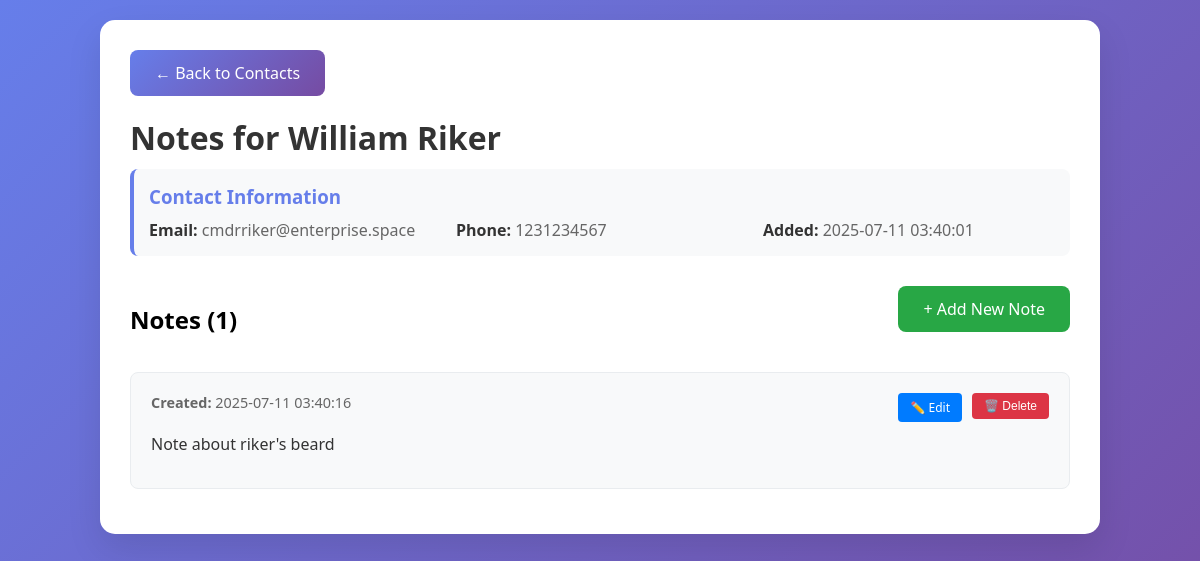
/contact/5/notes, run on the app's committed database.
### tables this page shows
CREATE TABLE contacts (
            id INTEGER PRIMARY KEY AUTOINCREMENT,
            first_name TEXT NOT NULL,
            last_name TEXT NOT NULL,
            email TEXT NOT NULL,
            phone TEXT NOT NULL,
            created_at TIMESTAMP DEFAULT CURRENT_TIMESTAMP
        );

CREATE TABLE notes (
            id INTEGER PRIMARY KEY AUTOINCREMENT,
            contact_id INTEGER NOT NULL,
            note_text TEXT NOT NULL,
            created_at TIMESTAMP DEFAULT CURRENT_TIMESTAMP,
            updated_at TIMESTAMP DEFAULT CURRENT_TIMESTAMP,
            FOREIGN KEY (contact_id) REFERENCES contacts (id) ON DELETE CASCADE
        );

### app.py (the view)
@app.route('/contact/<int:contact_id>/notes')
def view_contact_notes(contact_id):
    conn = get_db_connection()
    contact = conn.execute('SELECT * FROM contacts WHERE id = ?', (contact_id,)).fetchone()
    if not contact:
        flash('Contact not found', 'error')
        conn.close()
        return redirect(url_for('view_data'))
    notes = conn.execute('''
        SELECT * FROM notes
        WHERE contact_id = ?
        ORDER BY created_at DESC
    ''', (contact_id,)).fetchall()
    conn.close()
    return render_template('contact_notes.html', contact=contact, notes=notes)

### app.py (called while the page is built)
def get_db_connection():
    conn = sqlite3.connect(DATABASE)
    conn.row_factory = sqlite3.Row
    return conn

### templates/contact_notes.html (shortened to what this page needs)
<!DOCTYPE html>
<html lang="en">
<head>
</head>
<body>
    <div class="container">
        <a href="{{ url_for('view_data') }}" class="back-link">← Back to Contacts</a>
        <h1>Notes for {{ contact.first_name }} {{ contact.last_name }}</h1>
        <div class="contact-info">
            <h3>Contact Information</h3>
            <div class="contact-details">
                <div class="contact-detail">
                    <strong>Email:</strong> {{ contact.email }}
                </div>
                <div class="contact-detail">
                    <strong>Phone:</strong> {{ contact.phone }}
                </div>
                <div class="contact-detail">
                    <strong>Added:</strong> {{ contact.created_at }}
                </div>
            </div>
        </div>
        <div class="notes-section">
            <div class="notes-header">
                <h2>Notes ({{ notes|length }})</h2>
                <a href="{{ url_for('add_note', contact_id=contact.id) }}" class="add-note-btn">+ Add New Note</a>
            </div>
            {% if notes %}
                {% for note in notes %}
                <div class="note-card">
                    <div class="note-header">
                        <div class="note-meta">
                            <strong>Created:</strong> {{ note.created_at }}
                        </div>
                        <div class="note-actions">
                            <a href="{{ url_for('edit_note', contact_id=contact.id, note_id=note.id) }}" class="edit-btn">✏️ Edit</a>
                            <form method="POST" action="{{ url_for('delete_note', contact_id=contact.id, note_id=note.id) }}"
                                  style="display: inline;"
                                  onsubmit="return confirm('Are you sure you want to delete this note? This action cannot be undone.')">
                                <button type="submit" class="delete-btn">🗑️ Delete</button>
                            </form>
                        </div>
                    </div>
                    <div class="note-text">{{ note.note_text }}</div>
                </div>
                {% endfor %}
            {% else %}
                <div class="no-notes">
                    <p>No notes have been added for this contact yet.</p>
                    <p><a href="{{ url_for('add_note', contact_id=contact.id) }}" style="color: #667eea;">Add the first note</a></p>
                </div>
            {% endif %}
        </div>
    </div>
</body>
</html>

### templates/contact_notes.html (style rules this page uses)
* { margin: 0; padding: 0; box-sizing: border-box; }
body { font-family: 'Segoe UI', Tahoma, Geneva, Verdana, sans-serif; background: linear-gradient(135deg, #667eea 0%, #764ba2 100%); min-height: 100vh; padding: 20px; }
.container { background: white; padding: 30px; border-radius: 15px; box-shadow: 0 15px 35px rgba(0, 0, 0, 0.1); max-width: 1000px; margin: 0 auto; }
h1 { color: #333; margin-bottom: 10px; font-size: 2rem; }
.contact-info { background: #f8f9fa; padding: 15px; border-radius: 8px; margin-bottom: 20px; border-left: 4px solid #667eea; }
.contact-info h3 { color: #667eea; margin-bottom: 10px; }
.contact-details { display: grid; grid-template-columns: repeat(auto-fit, minmax(200px, 1fr)); gap: 15px; }
.contact-detail { color: #666; }
.contact-detail strong { color: #333; }
.back-link { display: inline-block; background: linear-gradient(135deg, #667eea 0%, #764ba2 100%); color: white; padding: 12px 25px; text-decoration: none; border-radius: 8px; transition: transform 0.2s ease; margin-bottom: 20px; }
.add-note-btn { background: #28a745; color: white; padding: 12px 25px; text-decoration: none; border-radius: 8px; transition: all 0.3s ease; margin-bottom: 20px; display: inline-block; font-weight: 500; }
.notes-section { margin-top: 30px; }
.notes-header { display: flex; justify-content: space-between; align-items: center; margin-bottom: 20px; flex-wrap: wrap; gap: 10px; }
.note-card { background: #f8f9fa; border: 1px solid #e9ecef; border-radius: 8px; padding: 20px; margin-bottom: 15px; transition: box-shadow 0.3s ease; }
.note-header { display: flex; justify-content: space-between; align-items: flex-start; margin-bottom: 10px; flex-wrap: wrap; }
.note-meta { color: #666; font-size: 0.9rem; }
.note-actions { display: flex; gap: 10px; }
.note-text { color: #333; line-height: 1.6; margin-bottom: 10px; white-space: pre-wrap; }
.edit-btn { background: #007bff; color: white; padding: 6px 12px; text-decoration: none; border-radius: 4px; font-size: 12px; transition: all 0.3s ease; }
.delete-btn { background: #dc3545; color: white; border: none; padding: 6px 12px; border-radius: 4px; cursor: pointer; font-size: 12px; transition: all 0.3s ease; }

### data on the page
contacts: first_name "William", last_name "Riker", email "cmdrriker@enterprise.space", phone "1231234567", created_at "2025-07-11 03:40:01"
notes: created_at "2025-07-11 03:40:16", note_text "Note about riker's beard"

### other printed values
{{ notes|length }} "1"
